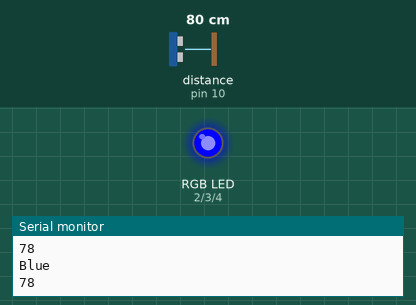
Recording of a sketch running on a simulated Arduino Uno, built with avr-gcc and run on an emulated ATmega328P. Shown: an RGB LED mixed from three pins (HIGH = lit), the last lines printed to the serial monitor. Wiring (inferred from the names in the program): ultrasonic range finder: trigger pin 9; echo pin 10. Inputs (shaded band) come from the test bench; at power-on: distance to the obstacle (sensor on pin 10) 80 cm. The echo pulse lasts 58.3 µs per cm; pins used as bus, display or sensor lines are not drawn.

Above: at 1.4 s.
1.5 s: distance to the obstacle (sensor on pin 10) set to 46 cm
3.0 s: distance to the obstacle (sensor on pin 10) set to 38 cm
At 3.3 s:
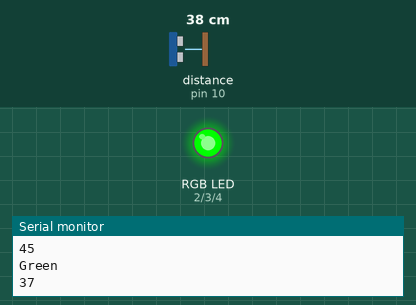
4.5 s: distance to the obstacle (sensor on pin 10) set to 23 cm
6.0 s: distance to the obstacle (sensor on pin 10) set to 18 cm
At 7.2 s:
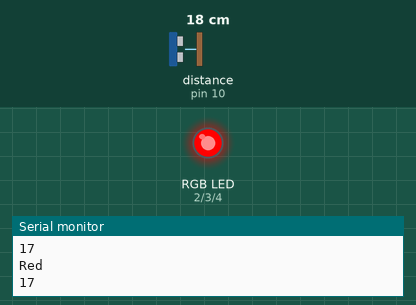
7.5 s: distance to the obstacle (sensor on pin 10) set to 35 cm
At 8.9 s:
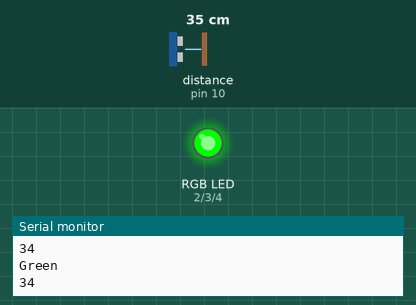
9.3 s: distance to the obstacle (sensor on pin 10) set to 2 cm
At 10.5 s:
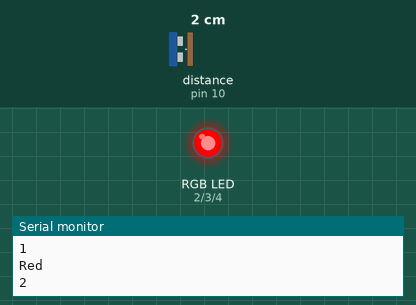
Timing chart, 0 to 12.1 s (numbered marks = the images above; inputs shaded):
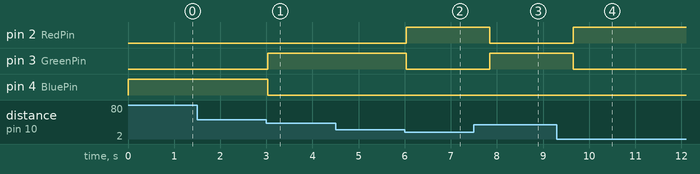

The sketch:

10_ultrasonic_w_rgb-led.ino
```cpp
const int trigPin = 9;
const int echoPin = 10;
const int RedPin = 2;
const int GreenPin = 3;
const int BluePin = 4;

long duration;
int distanceCm;

void setup() {
  // put your setup code here, to run once:
  pinMode(trigPin,OUTPUT);
  pinMode(echoPin, INPUT );
  pinMode(RedPin, OUTPUT);
  pinMode(GreenPin, OUTPUT);
  pinMode(BluePin, OUTPUT);

  Serial.begin(9600);

}

void loop() {
  // put your main code here, to run repeatedly:
  digitalWrite(trigPin, LOW);
  delayMicroseconds(2);


  //creating pulse wave
  digitalWrite(trigPin,HIGH);
  delayMicroseconds(10);
  digitalWrite(trigPin, LOW);

  duration = pulseIn(echoPin, HIGH);
  distanceCm = duration * 0.034 / 2;

  if(distanceCm < 20){
    digitalWrite(RedPin, HIGH);
    Serial.println("Red");
    Serial.println(distanceCm);

    digitalWrite(GreenPin, LOW);
    digitalWrite(BluePin, LOW);
    delay(500);
  }
  else if(distanceCm >= 20 && distanceCm <= 40){
    digitalWrite(GreenPin, HIGH);
    Serial.println("Green");
    Serial.println(distanceCm);

    digitalWrite(RedPin, LOW);
    digitalWrite(BluePin, LOW);
    delay(500);
  }
  else{
    digitalWrite(BluePin, HIGH);
    Serial.println("Blue");
    Serial.println(distanceCm);

    digitalWrite(RedPin, LOW);
    digitalWrite(GreenPin, LOW);
    delay(500);
  }

  delay(100);


}
```

Measured:
- the behaviour switches between 42 and 41 cm on distance to the obstacle (sensor on pin 10) (found by bisection; images 0 and 1)
- the behaviour switches between 21 and 20 cm on distance to the obstacle (sensor on pin 10) (found by bisection; images 1 and 2)
- after the input at 3.0 s, pin 3 (GreenPin): LOW → HIGH at once; pin 4 (BluePin): HIGH → LOW at once
- after the input at 6.0 s, pin 2 (RedPin): LOW → HIGH at once; pin 3 (GreenPin): HIGH → LOW at once
- after the input at 7.5 s, pin 2 (RedPin): HIGH → LOW after 0.34 s; pin 3 (GreenPin): LOW → HIGH after 0.34 s
- after the input at 9.3 s, pin 2 (RedPin): LOW → HIGH after 0.35 s; pin 3 (GreenPin): HIGH → LOW after 0.35 s
